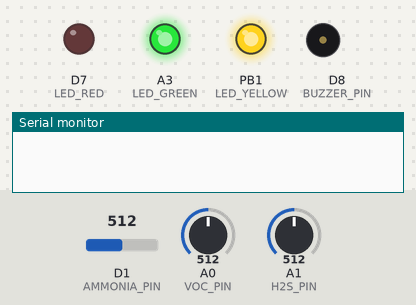
Simulated run of this sketch. Board: STM32 Nucleo. Shown: output pins drawn as LEDs (lit = HIGH), buzzer (waves = sounding, pin HIGH), the last lines printed to the serial monitor. Inputs (shaded band) come from the test bench; at power-on: D1 (AMMONIA_PIN) = 512, A0 (VOC_PIN) = 512, A1 (H2S_PIN) = 512.

Above: at 0.4 s.
At 1.0 s:
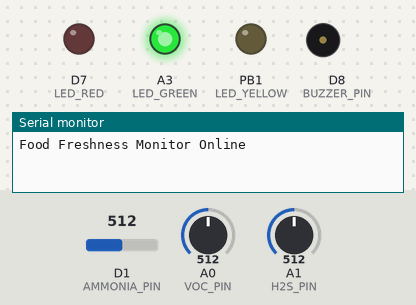
Timing chart, 0 to 2.5 s (numbered marks = the images above):
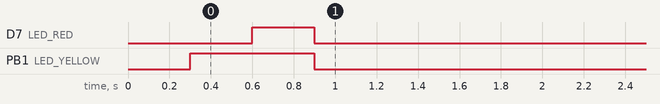

The sketch:

sketch.ino
```cpp
/*
 * Smart Kitchen Safety System - Program 3
 * Platform: Wokwi STM32 Blue Pill (STM32F103C8)
 * Role: Food Freshness Sensor Hub (Electronic Nose)
 *
 * Simulates gas sensor array using potentiometers:
 *   - POT1 (VOC level)      -> PA0
 *   - POT2 (H2S / rot level)-> PA1
 *   - POT3 (Ammonia level)  -> PA2
 *
 * Outputs:
 *   - Green LED  (Fresh)    -> PB0
 *   - Yellow LED (Warning)  -> PB1
 *   - Red LED    (Spoiled)  -> PA8
 *   - Buzzer                -> PA9
 *
 * Serial output: JSON data for ESP32 gateway
 *
 * Wokwi: New STM32 Blue Pill project -> paste code + diagram.json
 */

// --- Pin Definitions ---
#define VOC_PIN      PA0
#define H2S_PIN      PA1
#define AMMONIA_PIN  PA2

#define LED_GREEN    PB0
#define LED_YELLOW   PB1
#define LED_RED      PA8
#define BUZZER_PIN   PA9

// --- Thresholds (0-4095 for 12-bit ADC) ---
#define LEVEL_FRESH     1000   // Below this = fresh
#define LEVEL_WARNING   2500   // Above this = warning
#define LEVEL_SPOILED   3500   // Above this = spoiled

// --- State ---
enum FoodState { FRESH, STALE, WARNING, SPOILED };
FoodState currentState = FRESH;

unsigned long lastSerial = 0;

void setup() {
  Serial.begin(9600);

  pinMode(VOC_PIN, INPUT_ANALOG);
  pinMode(H2S_PIN, INPUT_ANALOG);
  pinMode(AMMONIA_PIN, INPUT_ANALOG);

  pinMode(LED_GREEN, OUTPUT);
  pinMode(LED_YELLOW, OUTPUT);
  pinMode(LED_RED, OUTPUT);
  pinMode(BUZZER_PIN, OUTPUT);

  // Startup indication
  digitalWrite(LED_GREEN, HIGH);
  delay(300);
  digitalWrite(LED_YELLOW, HIGH);
  delay(300);
  digitalWrite(LED_RED, HIGH);
  delay(300);
  digitalWrite(LED_GREEN, LOW);
  digitalWrite(LED_YELLOW, LOW);
  digitalWrite(LED_RED, LOW);

  Serial.println("Food Freshness Monitor Online");
}

void loop() {
  // --- Read simulated gas sensors ---
  int voc     = analogRead(VOC_PIN);
  int h2s     = analogRead(H2S_PIN);
  int ammonia = analogRead(AMMONIA_PIN);

  // --- Compute freshness score ---
  // Weighted average: H2S is strongest spoilage indicator
  int score = (voc * 0.3) + (h2s * 0.5) + (ammonia * 0.2);

  // --- Classify food state ---
  currentState = classifyFood(score);

  // --- Drive LEDs and buzzer ---
  updateOutputs(currentState);

  // --- Send data over Serial every 1 second ---
  if (millis() - lastSerial > 1000) {
    sendData(voc, h2s, ammonia, score);
    lastSerial = millis();
  }

  delay(100);
}

FoodState classifyFood(int score) {
  if (score < LEVEL_FRESH) {
    return FRESH;
  } else if (score < LEVEL_WARNING) {
    return STALE;
  } else if (score < LEVEL_SPOILED) {
    return WARNING;
  } else {
    return SPOILED;
  }
}

void updateOutputs(FoodState state) {
  switch (state) {
    case FRESH:
      digitalWrite(LED_GREEN, HIGH);
      digitalWrite(LED_YELLOW, LOW);
      digitalWrite(LED_RED, LOW);
      noTone(BUZZER_PIN);
      break;

    case STALE:
      digitalWrite(LED_GREEN, LOW);
      digitalWrite(LED_YELLOW, HIGH);
      digitalWrite(LED_RED, LOW);
      noTone(BUZZER_PIN);
      break;

    case WARNING:
      digitalWrite(LED_GREEN, LOW);
      digitalWrite(LED_YELLOW, HIGH);
      // Blink red
      digitalWrite(LED_RED, (millis() / 500) % 2);
      tone(BUZZER_PIN, 1000, 200);
      break;

    case SPOILED:
      digitalWrite(LED_GREEN, LOW);
      digitalWrite(LED_YELLOW, LOW);
      digitalWrite(LED_RED, HIGH);
      tone(BUZZER_PIN, 2500);
      break;
  }
}

void sendData(int voc, int h2s, int ammonia, int score) {
  // JSON for ESP32 gateway
  Serial.print("{\"node\":\"freshness\",\"voc\":");
  Serial.print(voc);
  Serial.print(",\"h2s\":");
  Serial.print(h2s);
  Serial.print(",\"ammonia\":");
  Serial.print(ammonia);
  Serial.print(",\"score\":");
  Serial.print(score);
  Serial.print(",\"state\":\"");
  switch (currentState) {
    case FRESH:   Serial.print("fresh");   break;
    case STALE:   Serial.print("stale");   break;
    case WARNING: Serial.print("warning"); break;
    case SPOILED: Serial.print("spoiled"); break;
  }
  Serial.println("\"}");
}
```
